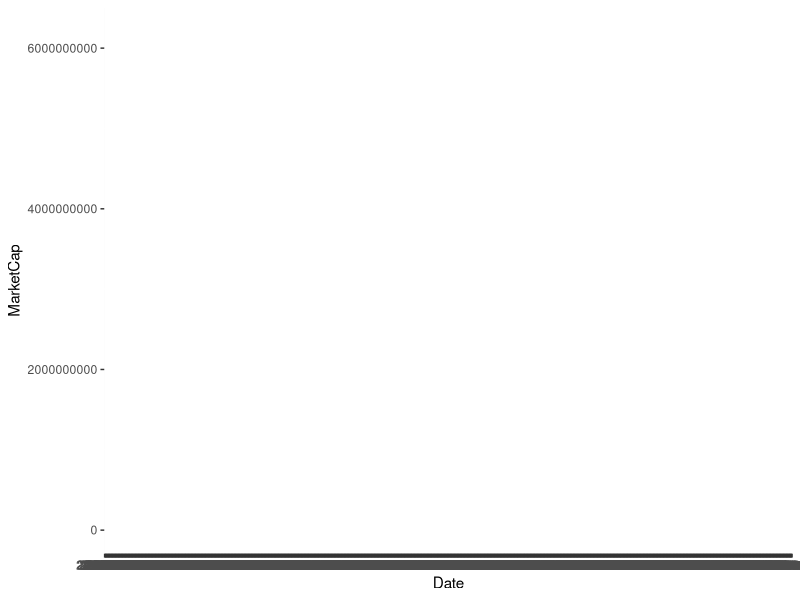

Here is the R script that generated this plot: (Note: this script raises an error after producing the figure.)
library(readr)
library(ggplot2)
library(tidyverse)
library(reshape2)
library(scales)
library(lubridate)
options(scipen = 999)


Final_Tether <- read_csv("Final_Tether.csv")

ggplot(data = Final_Tether, aes(x = Date, y = MarketCap))+
  geom_line(color = "#00AFBB", size = 2)


###################################################################





lg <- ggplot(meltdata,aes(x=Date,y=value,colour=variable,group=variable)) +
  geom_line()

lg + scale_y_continuous(trans = log10_trans())

